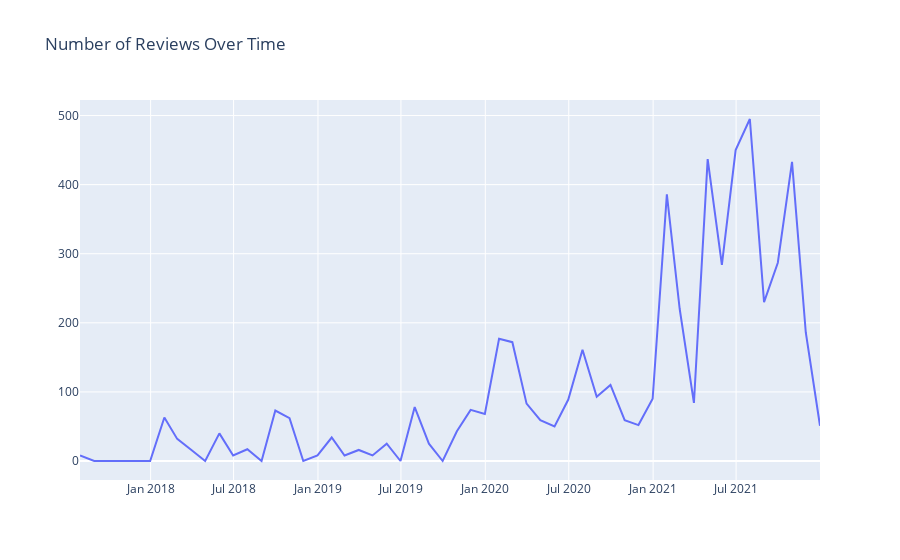

Write notebook code for a chart like this one.
### Markdown cell above
## Recency of the data

### Code cell
df['Time'] = pd.to_datetime(df['Time'])
reviews_by_date = df.groupby(pd.Grouper(key='Time', freq='M')).size()

data = go.Scatter(x=reviews_by_date.index, y=reviews_by_date.values, mode='lines')
layout = go.Layout(title='Number of Reviews Over Time')
fig = go.Figure(data=data, layout=layout)
fig.show()

### Figure 1 — Plotly figure (JSON) as saved in the notebook; plotly's stock layout.template omitted (floating-point values rounded to 4 significant figures)
{"data": [{"mode": "lines", "type": "scatter", "x": ["2017-07-31T00:00:00", "2017-08-31T00:00:00", "2017-09-30T00:00:00", "2017-10-31T00:00:00", "2017-11-30T00:00:00", "2017-12-31T00:00:00", "2018-01-31T00:00:00", "2018-02-28T00:00:00", "2018-03-31T00:00:00", "2018-04-30T00:00:00", "2018-05-31T00:00:00", "2018-06-30T00:00:00", "2018-07-31T00:00:00", "2018-08-31T00:00:00", "2018-09-30T00:00:00", "2018-10-31T00:00:00", "2018-11-30T00:00:00", "2018-12-31T00:00:00", "2019-01-31T00:00:00", "2019-02-28T00:00:00", "2019-03-31T00:00:00", "2019-04-30T00:00:00", "2019-05-31T00:00:00", "2019-06-30T00:00:00", "2019-07-31T00:00:00", "2019-08-31T00:00:00", "2019-09-30T00:00:00", "2019-10-31T00:00:00", "2019-11-30T00:00:00", "2019-12-31T00:00:00", "2020-01-31T00:00:00", "2020-02-29T00:00:00", "2020-03-31T00:00:00", "2020-04-30T00:00:00", "2020-05-31T00:00:00", "2020-06-30T00:00:00", "2020-07-31T00:00:00", "2020-08-31T00:00:00", "2020-09-30T00:00:00", "2020-10-31T00:00:00", "2020-11-30T00:00:00", "2020-12-31T00:00:00", "2021-01-31T00:00:00", "2021-02-28T00:00:00", "2021-03-31T00:00:00", "2021-04-30T00:00:00", "2021-05-31T00:00:00", "2021-06-30T00:00:00", "2021-07-31T00:00:00", "2021-08-31T00:00:00", "2021-09-30T00:00:00", "2021-10-31T00:00:00", "2021-11-30T00:00:00", "2021-12-31T00:00:00"], "y": [8, 0, 0, 0, 0, 0, 63, 32, 16, 0, 40, 8, 17, 0, 73, 62, 0, 8, 34, 8, 16, 8, 25, 0, 78, 25, 0, 43, 74, 68, 177, 172, 83, 59, 50, 89, 161, 93, 110, 59, 52, 90, 386, 220, 84, 437, 284, 450, 495, 230, 287, 433, 186, 51]}], "layout": {"autosize": true, "title": {"text": "Number of Reviews Over Time"}, "xaxis": {"autorange": true, "range": ["2017-07-31", "2021-12-31"], "type": "date"}, "yaxis": {"autorange": true, "range": [-27.5, 522.5], "type": "linear"}}}
